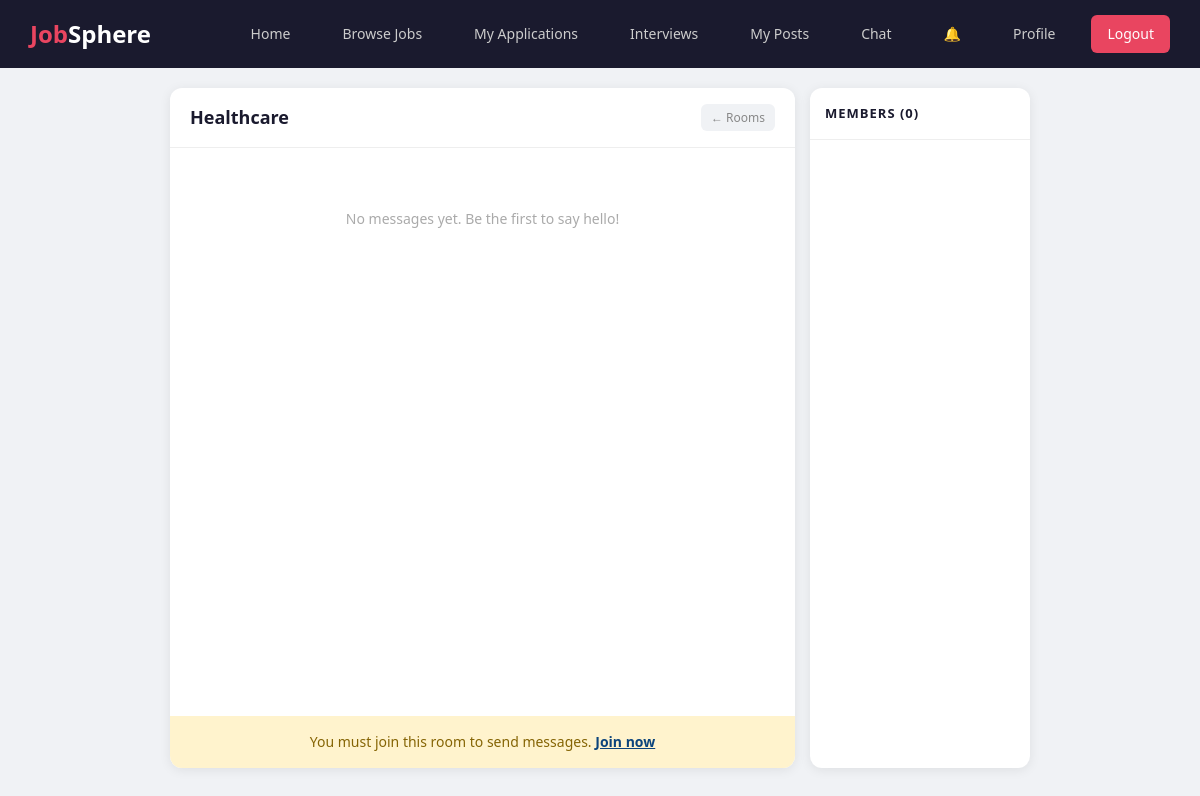
Page /updates/chat/room/3/ (signed in) on the earlier database version.
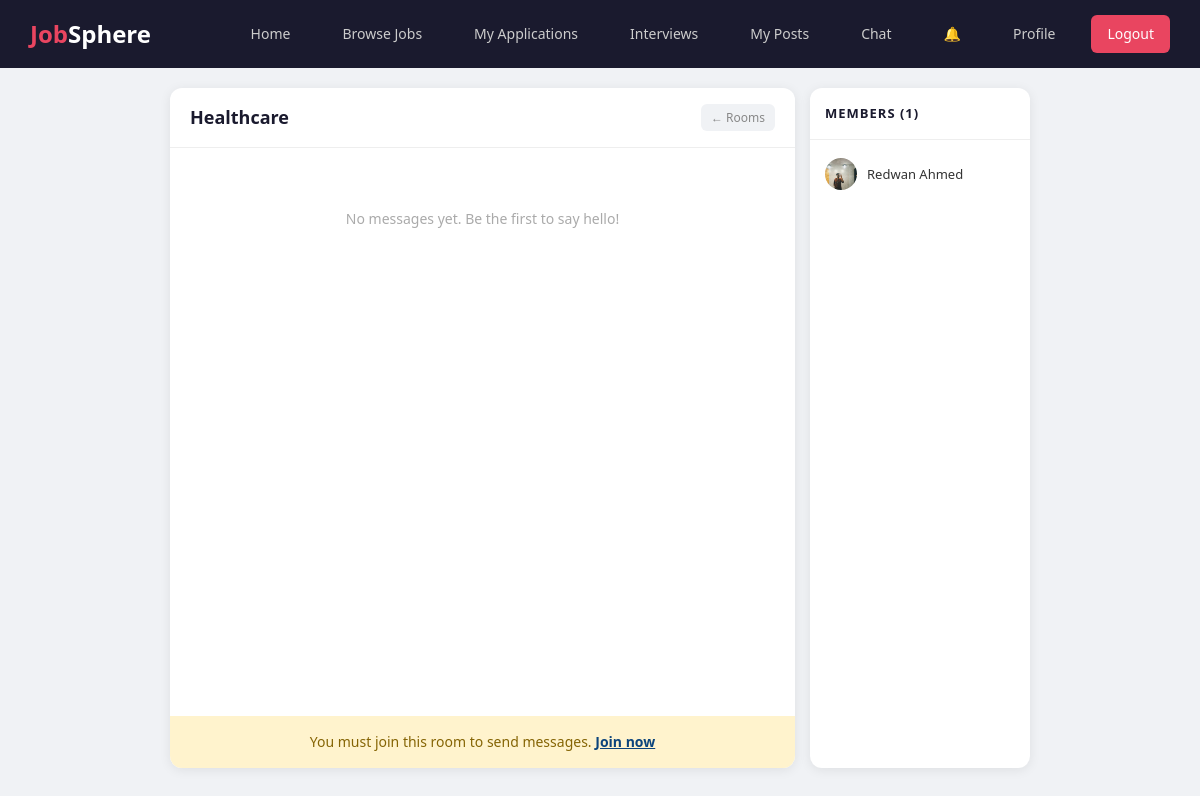
Same page on the later database version.
### updates/models.py (models this page shows, shortened)
class ChatRoomMember(models.Model):
    chat_room = models.ForeignKey(ChatRoom, on_delete=models.CASCADE, related_name='members')
    user = models.ForeignKey(User, on_delete=models.CASCADE, related_name='chat_memberships')
    joined_at = models.DateTimeField(auto_now_add=True)
    class Meta:
        unique_together = ('chat_room', 'user')

### users/models.py (models this page shows, shortened)
class User(AbstractBaseUser):
    USER_TYPE_CHOICES = [
        ('seeker', 'Job Seeker'),
        ('recruiter', 'Recruiter'),
        ('admin', 'Admin'),
    ]
    email = models.EmailField(unique=True)
    name = models.CharField(max_length=100)
    user_type = models.CharField(max_length=10, choices=USER_TYPE_CHOICES)
    phone_num = models.CharField(max_length=20, blank=True, null=True)
    profile_pic = models.ImageField(upload_to='profile_pics/', blank=True, null=True)
    is_active = models.BooleanField(default=True)
    is_admin = models.BooleanField(default=False)
    is_staff = models.BooleanField(default=False)
    is_superuser = models.BooleanField(default=False)
    objects = UserManager()
    USERNAME_FIELD = 'email'
    REQUIRED_FIELDS = ['name']

### updates/views.py (the view, shortened to what this page needs)
# urls.py: path('chat/room/<int:room_id>/', views.chat_room_window_view, name='chat_room_window'),
def chat_room_window_view(request, room_id):
    if not request.user.is_authenticated:
        return redirect('login')
    room = get_object_or_404(ChatRoom, id=room_id)
    is_member = ChatRoomMember.objects.filter(chat_room=room, user=request.user).exists()
    chat_messages = ChatMessage.objects.filter(chat_room=room).select_related('sender')
    members = ChatRoomMember.objects.filter(chat_room=room).select_related('user')
    return render(request, 'updates/chat_room_window.html', {
        'room': room,
        'chat_messages': chat_messages,
        'members': members,
        'is_member': is_member,
    })

### updates/context_processors.py (called while the page is built)
def unread_notifications(request):
    if request.user.is_authenticated:
        count = Notification.objects.filter(user=request.user, is_read=False).count()
        return {'unread_notif_count': count}
    return {'unread_notif_count': 0}

### templates/updates/chat_room_window.html (shortened to what this page needs)
{% extends 'base.html' %}
{% block content %}
<div class="chat-window-container">
    <div class="chat-main">
        <div class="chat-top-bar">
            <div>
                <h2>{{ room.name }}</h2>
            </div>
            <div class="chat-top-actions">
                <a href="{% url 'chat_rooms_list' %}">← Rooms</a>
            </div>
        </div>
        <div class="chat-messages" id="chatMessages">
            {% if chat_messages %}
                {% for msg in chat_messages %}
                    {% if msg.is_deleted %}
                        <div class="msg-deleted {% if msg.sender == user %}msg-mine-del{% else %}msg-other-del{% endif %}">
                            &#128465; This message was deleted
                        </div>
                    {% else %}
                        <div class="msg-bubble {% if msg.sender == user %}msg-mine{% else %}msg-other{% endif %}">
                            {% if msg.sender != user %}
                                <div class="msg-sender">{{ msg.sender.name }}</div>
                            {% endif %}
                            <div class="msg-content">{{ msg.content }}</div>
                            <div class="msg-time">{{ msg.sent_at|date:"M d" }} {{ msg.sent_at|time:"h:i A" }}</div>
                            {% if msg.sender == user %}
                                <div class="msg-actions">
                                    <a href="#" class="msg-action-btn" onclick="document.getElementById('edit-{{ msg.id }}').style.display='flex'; return false;">Edit</a>
                                    <a href="{% url 'delete_message' msg.id %}" class="msg-action-btn" onclick="return confirm('Delete this message?')">Delete</a>
                                </div>
                                <form method="POST" action="{% url 'edit_message' msg.id %}" class="edit-form" id="edit-{{ msg.id }}" style="display: none;">
                                    {% csrf_token %}
                                    <input type="text" name="content" value="{{ msg.content }}" class="edit-input">
                                    <button type="submit" class="btn-edit-save">Save</button>
                                </form>
                            {% endif %}
                        </div>
                    {% endif %}
                {% endfor %}
            {% else %}
                <div style="text-align: center; color: #aaa; padding: 40px; font-size: 14px;">
                    No messages yet. Be the first to say hello!
                </div>
            {% endif %}
        </div>
        {% if is_member %}
            <div class="chat-input-area">
                <form method="POST" class="chat-input-form">
                    {% csrf_token %}
                    <input type="text" name="content" class="chat-input" placeholder="Type a message..." autocomplete="off" required>
                    <button type="submit" class="btn-send">Send</button>
                </form>
            </div>
        {% else %}
            <div class="not-member-msg">
                You must join this room to send messages.
                <a href="{% url 'join_room' room.id %}" style="color: #0c447c; font-weight: 600;">Join now</a>
            </div>
        {% endif %}
    </div>
    <div class="chat-sidebar">
        <div class="sidebar-title">Members ({{ members|length }})</div>
        <div class="sidebar-members">
            {% for member in members %}
            <div class="member-item">
                {% if member.user.profile_pic %}
                    <img src="{{ member.user.profile_pic.url }}" style="width: 32px; height: 32px; border-radius: 50%; object-fit: cover;">
                {% else %}
                    <div class="member-avatar-small">{{ member.user.name|first }}</div>
                {% endif %}
                <div>
                    <div class="member-name">{{ member.user.name }}</div>
                </div>
            </div>
            {% endfor %}
        </div>
    </div>
</div>
{% endblock %}

Differences in the rows shown:
added ChatRoomMember: user.profile_pic (picture), user.name "Redwan Ahmed"
Other differences:
{{ members|length }}: "0" → "1"
